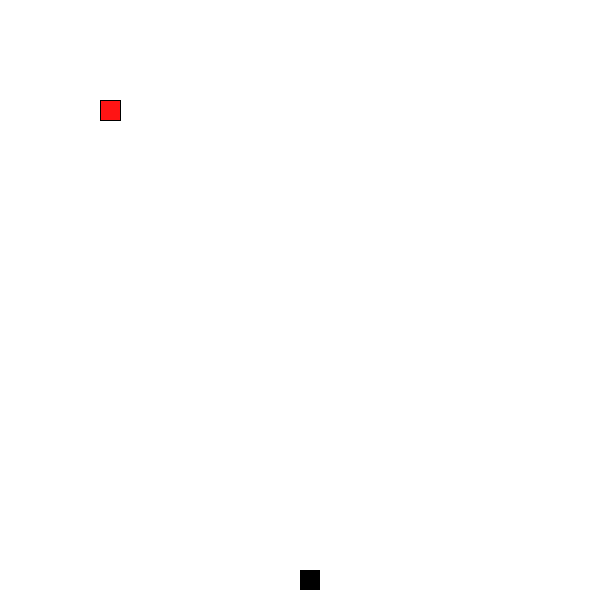
Frame 1 (no input)
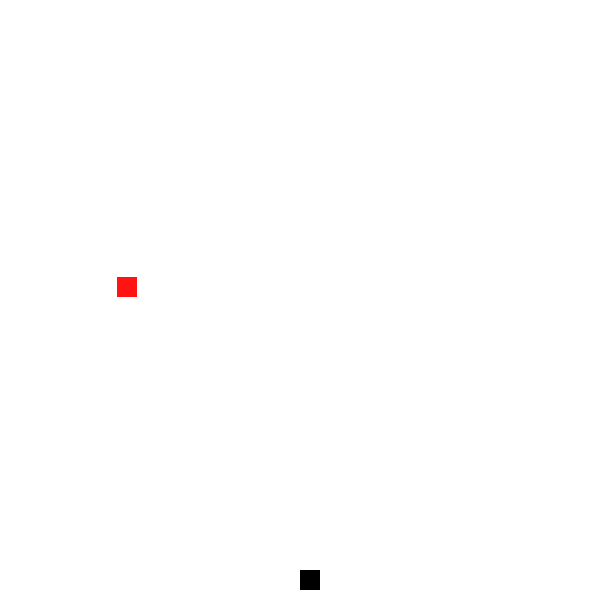
Frame 60 (the mouse pressed at the canvas centre just before this capture)
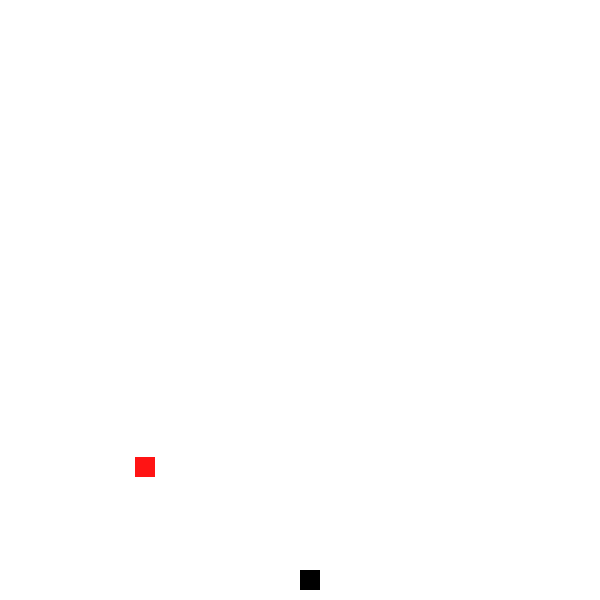
Frame 120 (the mouse held since frame 60 and released just before this capture)

The Processing sketch that drew these frames (run headless with seeded random() and noise(); from frame 60 on, the mouse is pressed at the canvas centre):

// Processing sketch: processing_96102
// ── processing_96102.pde

/*Pan/Nic (working title) 2013. Alvaro Salvagno.
1 Player. 

Objective  : Player must survive or destroy the ennemy depending on the
level. As he does this, he acquires the ennemy's abilities and he can use 
them on the next level. 

Rules  : Player has 3 lives and habilities from past ennemy. 
The setting is always the same. Based on Mario Bros (NES). 
Always PvE.

Levels : 

1. Player : Player can only move from left to right.

Ennemy : Ennemy can move and jump. 

  
  
2.

Player : 

Ennemy */
Player myPlayer;
Enemy myEnemy;


void setup(){
boolean lost = false;
noSmooth();
size(600,600);
frameRate(60);
background(255);
myPlayer = new Player(300,570);
myEnemy = new Enemy(100,100,20,20);
}

//uncomment in DrawGame
void DrawLevel(){
fill(0);
rect(0,170,220,10);
rect(600,170,-220,10);
rect(150,290,300,10);
rect(0,410,220,10);
rect(600,410,-220,10);
rect(0,590,600,10);
}


//Creating the game
void DrawGame(){
//DrawLevel();
}



void draw(){
background(255);
DrawGame();
myEnemy.run();
myPlayer.run();}

//Classes

//The Player and the enemy are a class

class Player {
  //GLOBAL VARIABLES
  float posX = 0;
  float posY = 0;
  float wX = 20;
  float hX = 20;


  //CONSTRUCTOR
  Player(float _posX, float _posY) {
    posX = _posX;
    posY = _posY;
  }

  //FUNCTIONS
  void run() {
    display();
//    vibration();
    System();
    pMovement();
  }

  void display() {
    noStroke();
    fill(0);
    rect(posX, posY, wX, hX);
  }

//Ugghh...
void vibration(){
  if(!keyPressed){
  posY = posY + random(-1,1);
}}


void pMovement(){
   if(keyPressed && keyCode == LEFT){
      posX = (constrain(posX-5, 0, 600));}
   if(keyPressed && keyCode == RIGHT){
      posX = (constrain(posX+5, 0, 580));}
   
}



  void System() {
    boolean collision = rectangle_collision(posX, posY, wX, hX, posEx, posEy, wEx, hEy);
    if (collision) {
      posX +=random(-3, 3);
      fill(255, 0, 0, 125);
      rect(0, 0, 1000, 1000);
      fill(255);
      stroke(255);
      text("YOU LOST", width/2, height/2, 9000, 9000);
      ;
    }
  }  
  boolean rectangle_collision(float posX, float posY, float wX, float hX, float posEx, float posEy, float wEx, float hEy)
  {
    return !(posX > posEx+wX || posX+wX < posEx || posY > posEy+hEy || posY+hX < hEy);
  }
}

//Enemy
float posEx = 0;
float posEy = 150;
float wEx = 20;
float hEy = 20;

class Enemy {
  // Constructor
  Enemy(float _posEx, float _posEy, float _wEx, float _hEy) {
    posEx = _posEx;
    posEy = _posEy;
    wEx = _wEx;
    hEy = _hEy;
  }  

  float enSpeed = 0.3;
  float gravity = -3;

  void run() {
    display();
    movement();
    gravity();
    ;
  }


  void display() {
    fill(255, 20, 20);
    rect(posEx, posEy, 20, 20);
  }

  void movement() {
    posEx = posEx + enSpeed;
  }

  void gravity() {
    posEy -=gravity;
    if (posEx==600) {
      enSpeed *=-1;
    }
    else if (posEx==0) {
      enSpeed *=-1;
    }
  }
}
